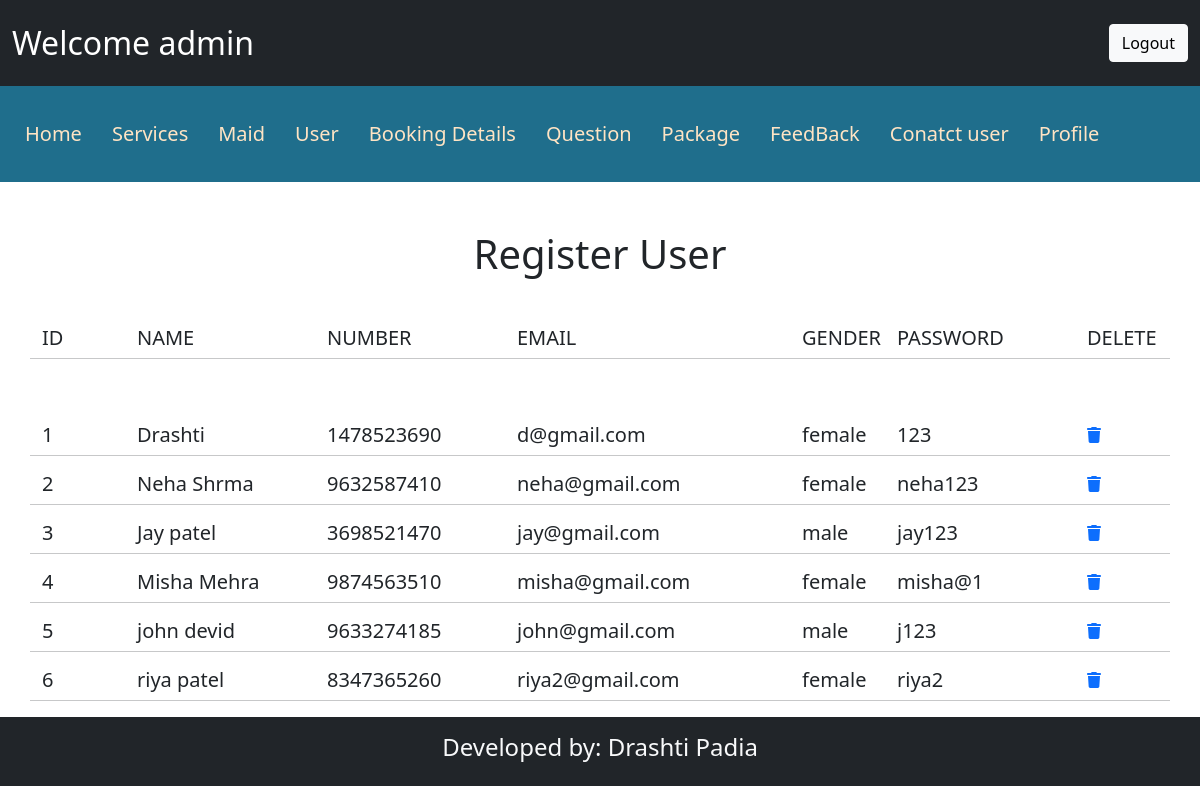
The app's page /admin/adminregsiteruser.php (signed in) with its own data.
### tables this page shows
CREATE TABLE IF NOT EXISTS `user` (
  `ID` int(11) NOT NULL AUTO_INCREMENT,
  `name` varchar(20) NOT NULL,
  `number` varchar(10) NOT NULL,
  `email` varchar(20) NOT NULL,
  `gender` varchar(10) NOT NULL,
  `password` varchar(10) NOT NULL,
  PRIMARY KEY (`ID`)
);

### admin/adminregsiteruser.php (the view, shortened to what this page needs)
<?php
include("./header.php");
?>
<!DOCTYPE html>
<html lang="en">
<head>
    <link rel="stylesheet" href="./css/bootstrap.min.css" />
    <link rel="stylesheet" href="./css/all.min.css" />
    <link rel="stylesheet" href="./css/style.css" />
</head>
<body>
  <section id="ReguserlistSection" class="mt-5">
    <div class="container d-flex justify-content-center">
      <h1 class="m-auto">Register User</h1>
    </div>
  </section>
    <section class="py-5">
        <div class="container">
            <div class="row">
                <div class="col-1">
                    <h5> ID</h5>
                </div>
                <div class="col-2">
                    <h5>NAME</h5>
                </div>
                <div class="col-2">
                    <h5>NUMBER</h5>
                </div>
                <div class="col-3">
                    <h5>EMAIL</h5>
                </div>
                <div class="col-1">
                    <h5>GENDER</h5>
                </div>
                <div class="col-2">
                    <h5>PASSWORD</h5>
                </div>
                <div class="col-1">
                    <h5>DELETE</h5>
                </div>
                <hr />
            </div>
        </div>
    </section>
    <?php
    $query = "SELECT * FROM user";
    $result = mysqli_query($con, $query);
    while ($rows = mysqli_fetch_row($result)) {
        ?>
        <section>
            <div class="container">
                <div class="row">
                    <div class="col-1">
                        <h5> <?php echo ($rows[0]) ?></h5>
                    </div>
                    <div class="col-2">
                        <h5> <?php echo ($rows[1]) ?></h5>
                    </div>
                    <div class="col-2">
                        <h5> <?php echo ($rows[2]) ?></h5>
                    </div>
                    <div class="col-3">
                        <h5> <?php echo ($rows[3]) ?></h5>
                    </div>
                    <div class="col-1">
                        <h5> <?php echo ($rows[4]) ?></h5>
                    </div>
                    <div class="col-2">
                        <h5> <?php echo ($rows[5]) ?></h5>
                    </div>
                    <div class="col-1">
                        <a href="./deleteAdminReguser.php?us_id=<?php echo ($rows[0]); ?>"><i class="fa-solid fa-trash"></i></a>
                    </div>
                    <hr />
                </div>
            </div>
        </section>
    <?php } ?>
</body>
</html>
<?php include("./footer.php") ?>

### admin/css/style.css (style rules this page uses)
* { margin: 0px; padding: 0px; box-sizing: border-box; }

### records on screen
user: ID "1", name "Drashti", number "1478523690", email "d@gmail.com", gender "female", password "123"
user: ID "2", name "Neha Shrma", number "9632587410", email "neha@gmail.com", gender "female", password "neha123"
user: ID "3", name "Jay patel", number "3698521470", email "jay@gmail.com", gender "male", password "jay123"
user: ID "4", name "Misha Mehra", number "9874563510", email "misha@gmail.com", gender "female", password "misha@1"
user: ID "5", name "john devid", number "9633274185", email "john@gmail.com", gender "male", password "j123"
user: ID "6", name "riya patel", number "8347365260", email "riya2@gmail.com", gender "female", password "riya2"

### other values on screen
$_SESSION['admin'] "admin"
